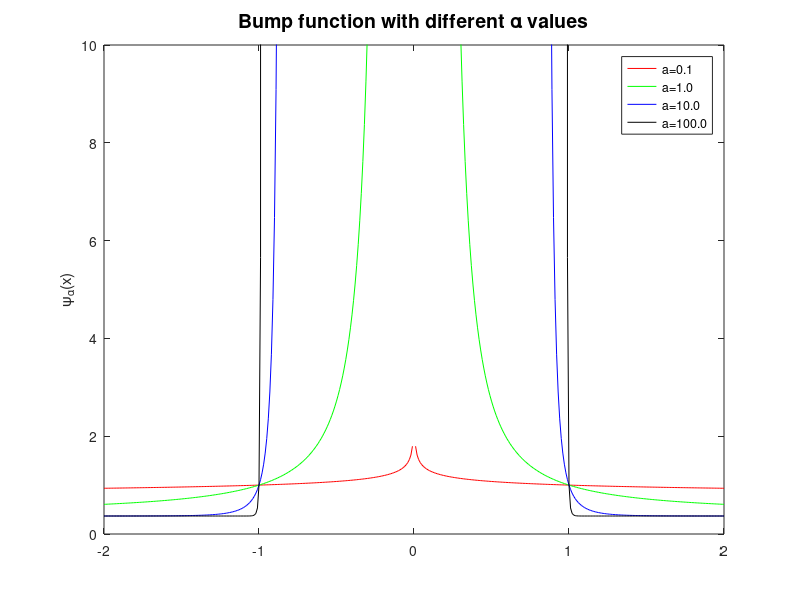

The MATLAB script that drew this image:
xs = -2:0.01:2;
ys01 = exp(1-power(abs(xs),-0.1)).^-1;
ys1 = exp(1-power(abs(xs),-1)).^-1;
ys10 = exp(1-power(abs(xs),-10)).^-1;
ys100 = exp(1-power(abs(xs),-100)).^-1;
plot(xs,ys01,'r',xs,ys1,'g',xs,ys10,'b',xs,ys100,'k');
legend('a=0.1','a=1.0','a=10.0','a=100.0')
axis([-2 2 0 10])
title('Bump function with different \alpha values', 'FontSize', 14);
ylabel('\psi_{\alpha}(x)');
